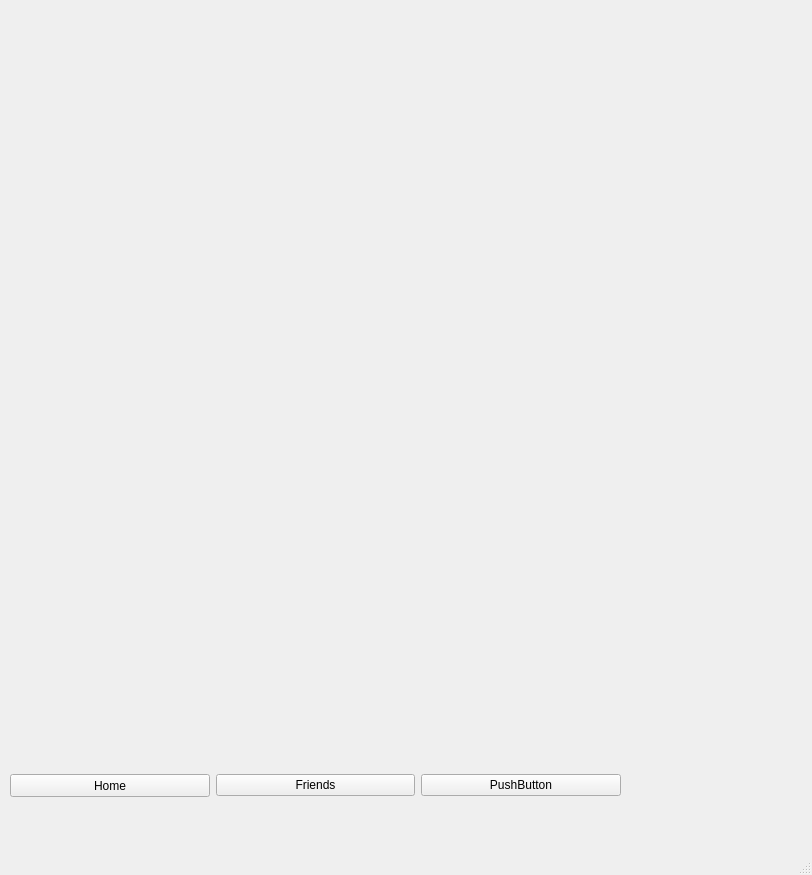
<?xml version="1.0" encoding="UTF-8"?>
<ui version="4.0">
 <class>MainWindow</class>
 <widget class="QMainWindow" name="MainWindow">
  <property name="geometry">
   <rect>
    <x>0</x>
    <y>0</y>
    <width>812</width>
    <height>875</height>
   </rect>
  </property>
  <property name="windowTitle">
   <string>MainWindow</string>
  </property>
  <widget class="QWidget" name="centralwidget">
   <widget class="QWidget" name="verticalLayoutWidget_2">
    <property name="geometry">
     <rect>
      <x>9</x>
      <y>9</y>
      <width>611</width>
      <height>721</height>
     </rect>
    </property>
    <layout class="QVBoxLayout" name="verticalLayout_2"/>
   </widget>
   <widget class="QWidget" name="horizontalLayoutWidget">
    <property name="geometry">
     <rect>
      <x>10</x>
      <y>740</y>
      <width>611</width>
      <height>91</height>
     </rect>
    </property>
    <layout class="QHBoxLayout" name="horizontalLayout">
     <item>
      <widget class="QPushButton" name="pushButton">
       <property name="minimumSize">
        <size>
         <width>0</width>
         <height>23</height>
        </size>
       </property>
       <property name="text">
        <string>Home</string>
       </property>
      </widget>
     </item>
     <item>
      <widget class="QPushButton" name="pushButton_2">
       <property name="text">
        <string>Friends</string>
       </property>
      </widget>
     </item>
     <item>
      <widget class="QPushButton" name="pushButton_3">
       <property name="text">
        <string>PushButton</string>
       </property>
      </widget>
     </item>
    </layout>
   </widget>
  </widget>
  <widget class="QMenuBar" name="menubar">
   <property name="geometry">
    <rect>
     <x>0</x>
     <y>0</y>
     <width>812</width>
     <height>21</height>
    </rect>
   </property>
  </widget>
  <widget class="QStatusBar" name="statusbar"/>
 </widget>
 <resources/>
 <connections/>
</ui>
